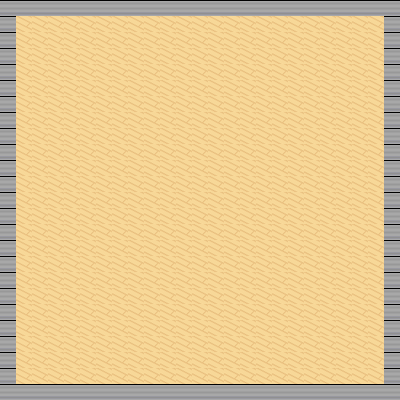

This game map was drawn from its Tiled (.tmx) file and the tilesets committed beside it. A one-line description and the full map source follow:
An orthogonal 25x25 tile map with 16x16 px tiles, 1 tile layer (Calque de Tuiles 1) and 7 objects (4x collision, portal, spawn_from_lobby).

<map version="1.10" tiledversion="1.11.2" orientation="orthogonal" renderorder="right-down" width="25" height="25" tilewidth="16" tileheight="16" infinite="0" nextlayerid="3" nextobjectid="8">
 <tileset firstgid="1" source="house.tsx" />
 <layer id="1" name="Calque de Tuiles 1" width="25" height="25">
  <data encoding="csv">
349,349,349,349,349,349,349,349,349,349,349,349,349,349,349,349,349,349,349,349,349,349,349,349,349,
349,401,401,401,401,401,401,401,401,401,401,401,401,401,401,401,401,401,401,401,401,401,401,401,349,
349,401,401,401,401,401,401,401,401,401,401,401,401,401,401,401,401,401,401,401,401,401,401,401,349,
349,401,401,401,401,401,401,401,401,401,401,401,401,401,401,401,401,401,401,401,401,401,401,401,349,
349,401,401,401,401,401,401,401,401,401,401,401,401,401,401,401,401,401,401,401,401,401,401,401,349,
349,401,401,401,401,401,401,401,401,401,401,401,401,401,401,401,401,401,401,401,401,401,401,401,349,
349,401,401,401,401,401,401,401,401,401,401,401,401,401,401,401,401,401,401,401,401,401,401,401,349,
349,401,401,401,401,401,401,401,401,401,401,401,401,401,401,401,401,401,401,401,401,401,401,401,349,
349,401,401,401,401,401,401,401,401,401,401,401,401,401,401,401,401,401,401,401,401,401,401,401,349,
349,401,401,401,401,401,401,401,401,401,401,401,401,401,401,401,401,401,401,401,401,401,401,401,349,
349,401,401,401,401,401,401,401,401,401,401,401,401,401,401,401,401,401,401,401,401,401,401,401,349,
349,401,401,401,401,401,401,401,401,401,401,401,401,401,401,401,401,401,401,401,401,401,401,401,349,
349,401,401,401,401,401,401,401,401,401,401,401,401,401,401,401,401,401,401,401,401,401,401,401,349,
349,401,401,401,401,401,401,401,401,401,401,401,401,401,401,401,401,401,401,401,401,401,401,401,349,
349,401,401,401,401,401,401,401,401,401,401,401,401,401,401,401,401,401,401,401,401,401,401,401,349,
349,401,401,401,401,401,401,401,401,401,401,401,401,401,401,401,401,401,401,401,401,401,401,401,349,
349,401,401,401,401,401,401,401,401,401,401,401,401,401,401,401,401,401,401,401,401,401,401,401,349,
349,401,401,401,401,401,401,401,401,401,401,401,401,401,401,401,401,401,401,401,401,401,401,401,349,
349,401,401,401,401,401,401,401,401,401,401,401,401,401,401,401,401,401,401,401,401,401,401,401,349,
349,401,401,401,401,401,401,401,401,401,401,401,401,401,401,401,401,401,401,401,401,401,401,401,349,
349,401,401,401,401,401,401,401,401,401,401,401,401,401,401,401,401,401,401,401,401,401,401,401,349,
349,401,401,401,401,401,401,401,401,401,401,401,401,401,401,401,401,401,401,401,401,401,401,401,349,
349,401,401,401,401,401,401,401,401,401,401,401,401,401,401,401,401,401,401,401,401,401,401,401,349,
349,401,401,401,401,401,401,401,401,401,401,401,401,401,401,401,401,401,401,401,401,401,401,401,349,
349,349,349,349,349,349,349,349,349,349,349,349,349,349,349,349,349,349,349,349,349,349,349,349,349
</data>
 </layer>
 <objectgroup id="2" name="Calque d'Objets 1">
  <object id="1" name="exit_door" type="portal" x="30.1458" y="366.691" width="49.9135" height="33.6051">
   <properties>
    <property name="target_map" value="carte.tmx" />
    <property name="target_spawn" value="spawn_house2_exit" />
   </properties>
  </object>
  <object id="2" name="wall" type="collision" x="-0.988386" y="-0.988386" width="400.297" height="15.8142" />
  <object id="3" name="wall2" type="collision" x="-1.48258" y="-0.494193" width="17.791" height="399.802" />
  <object id="4" name="wall3" type="collision" x="-2.47097" y="383" width="401.779" height="16.8026" />
  <object id="5" name="wall4" type="collision" x="383.494" y="-0.988386" width="16.8026" height="400.791" />
  <object id="6" x="54.3613" y="345.441">
   <point />
  </object>
  <object id="7" name="spawn_from_lobby" x="54.3613" y="280">
   <point />
  </object>
 </objectgroup>
</map>
